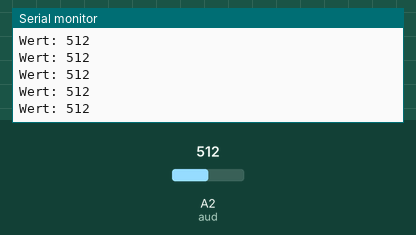
Recording of a sketch running on a simulated Arduino Uno, built with avr-gcc and run on an emulated ATmega328P. Shown: the last lines printed to the serial monitor. Inputs (shaded band) come from the test bench; at power-on: A2 (aud) = 512.

Above: at 1.2 s.
1.3 s: A2 (aud) set to 716
At 1.32 s:
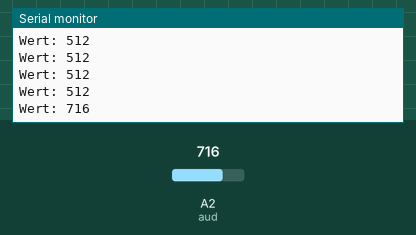
2.8 s: A2 (aud) set to 900
At 2.83 s:
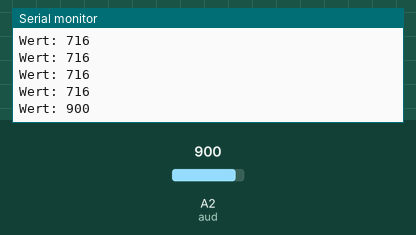
Timing chart, 0 to 5.8 s (numbered marks = the images above; inputs shaded):
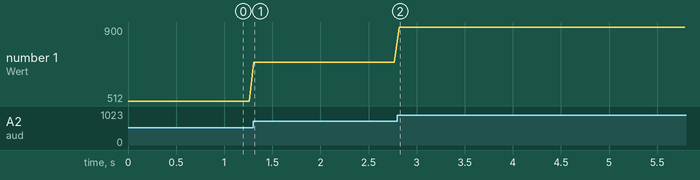

The sketch:

microphone_PCL_20_12.ino
```cpp
int aud = 2; // wire AUD to A2

void setup()
{
  Serial.begin(9600); // initial serial
  pinMode(aud, INPUT); // set aud to input
}

void loop()
{
  Serial.print("Wert: ");
  Serial.println(analogRead(aud)); // read pin and print value
  delay(50);
}
```

Measured:
- after the input at 1.3 s, the serial monitor: prints a new line at once (image 1)
- after the input at 2.8 s, the serial monitor: prints a new line at once (image 2)
- plotted number 1: 512 → 716 after the input at 1.3 s, 716 → 900 after the input at 2.8 s
